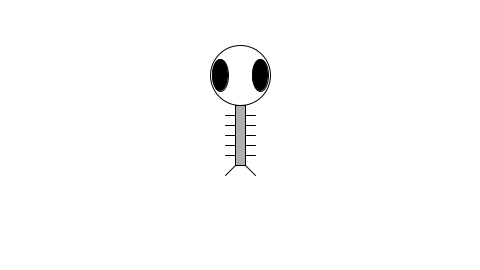
Frame 1 (no input)
Frame 60 (the mouse pressed at the canvas centre just before this capture): identical to frame 1, image omitted
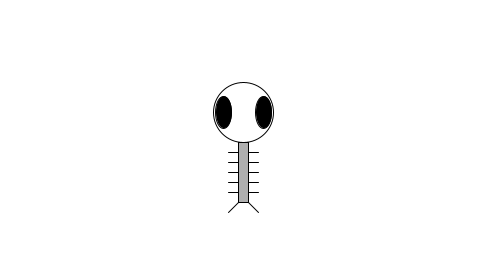
Frame 120 (the mouse held since frame 60 and released just before this capture)

The Processing sketch that drew these frames (run headless with seeded random() and noise(); from frame 60 on, the mouse is pressed at the canvas centre):

// Processing sketch: zoog_com_objetos_e_classes
// ── zoog_com_objetos_e_classes.pde
Zoog zoog;

void setup(){
size(480,270);
zoog = new Zoog(width/2, height/2, 60, 60, 16);

}

void draw(){
  background(255);
  float factor = constrain(mouseX, 0, 5);
  zoog.jiggle(factor);
  zoog.display();
}

class Zoog{
 //variáveis da classe zoog
 float x, y, w, h, eyeSize;
 
 //zoog construtor
 Zoog(float tempX, float tempY, float tempW, float tempH, float tempEyeSize){
 x = tempX;
 y = tempY;
 w = tempW;
 h = tempH;
 eyeSize = tempEyeSize;
}

//movimentação do zoog
void jiggle(float speed) {
    //mudando a localização randômicamente
    x = x + random(-1, 1)*speed;
    y = y + random(-1, 1)*speed;
    //restringe o zoog à janela
    x = constrain(x, 0, width);
    y = constrain(y, 0, height);
  }
//display zoog
void display(){
    ellipseMode(CENTER);
    rectMode(CENTER);
    //for loop para os braços
    for (float i = y - h/3; i < y + h/2; i += 10) {
     stroke(0);
     line(x-w/4, i, x + w/4, i);
    }
    
    //corpo
    stroke(0);
    fill(175);
    rect(x, y, w/6, h);
    //cabeça
    stroke(0);
    fill(255);
    ellipse(x, y-h, w, h);
    //olhos
    fill(0);
    ellipse(x - w/3, y-h, eyeSize, eyeSize*2);
    ellipse(x + w/3, y-h, eyeSize, eyeSize*2);
    //pernas
    stroke(0);
    line(x - w/12, y + h/2, x - w/4, y + h/2 + 10);
    line(x + w/12, y + h/2, x + w/4, y + h/2 + 10);
  }
}
